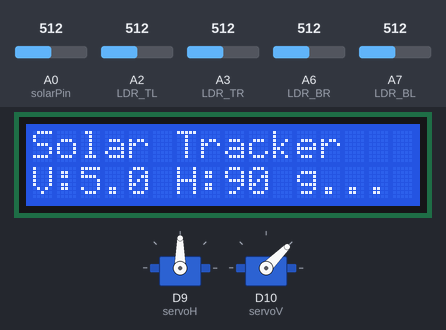
Bench run of a sketch on a simulated Arduino Nano 33 IoT. Shown: 16×2 character LCD, 2 × servo. Inputs (shaded band) come from the test bench; at power-on: A3 (LDR_TR) = 512, A2 (LDR_TL) = 512, A7 (LDR_BL) = 512, A6 (LDR_BR) = 512, A0 (solarPin) = 512. Nothing arrives over Bluetooth unless stated; a phone connects over Bluetooth LE 3 s after start; what the sketch prints to the serial monitor is not drawn.

Above: at 4.2 s.
4.3 s: A3 (LDR_TR) set to 544
5.8 s: A3 (LDR_TR) set to 564
At 6.08 s:
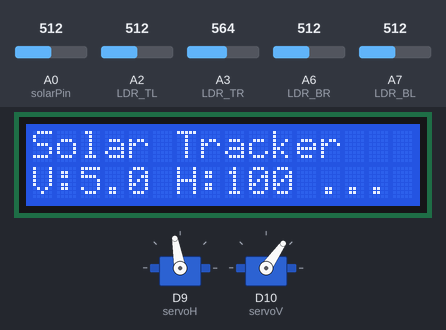
7.7 s: A2 (LDR_TL) set to 530
At 9.2 s:
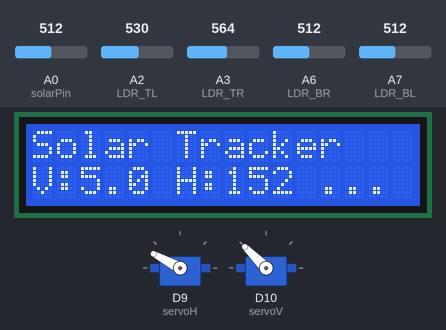
9.8 s: A7 (LDR_BL) set to 496
At 11.4 s:
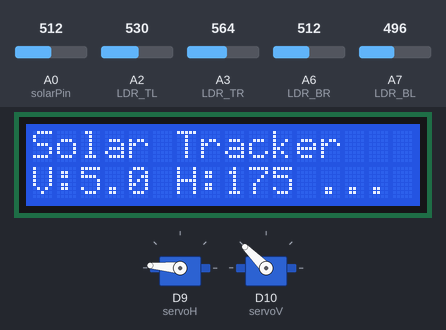
11.7 s: A6 (LDR_BR) set to 306
At 12.79 s:
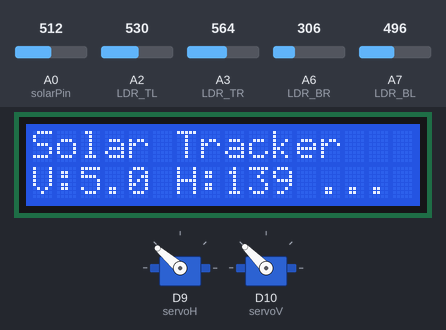
14.4 s: A2 (LDR_TL) set to 165
At 19.2 s:
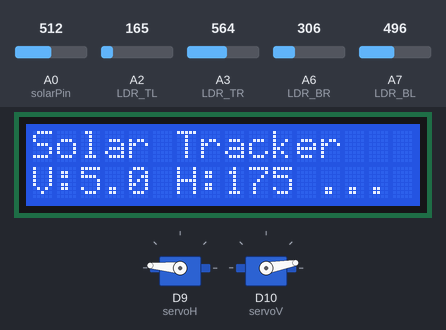
Timing chart, 0 to 19.5 s (numbered marks = the images above; inputs shaded):
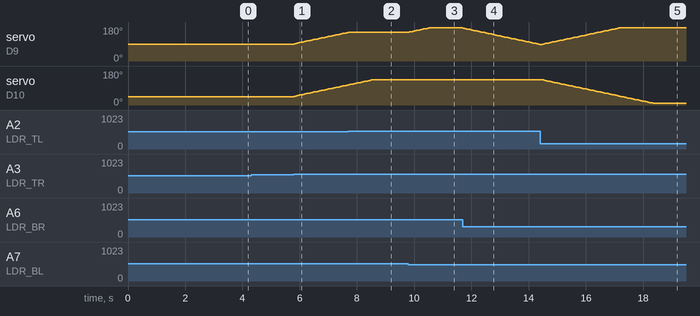

Measured:
- the behaviour switches between 553 and 554 on A3 (LDR_TR) (found by bisection; images 0 and 1)
- the behaviour switches between 523 and 524 on A2 (LDR_TL) (found by bisection; images 1 and 2)
- the behaviour switches between 506 and 505 on A7 (LDR_BL) (found by bisection; images 2 and 3)
- after the input at 4.3 s, every drawn part: stays the same
- after the input at 5.8 s, servo on D9 (servoH): moves from 90° to 152° over 1.9 s, starting at once; servo on D10 (servoV): moves from 45° to 107° over 1.9 s, starting at once; the display: first changes at once (image 1 shows a later state)
- after the input at 7.7 s, servo on D9 (servoH): stays 152° (without the input it goes to 154° after 0.05 s)
- after the input at 9.8 s, servo on D9 (servoH): moves from 152° to 175° over 0.69 s, starting at once; the display: first changes at once (image 3 shows a later state)
- after the input at 11.7 s, servo on D9 (servoH): moves from 175° to 87° over 2.7 s, starting at once; the display: first changes at once (image 4 shows a later state)
- after the input at 14.4 s, servo on D10 (servoV): moves from 135° to 10° over 3.9 s, starting after 0.06 s

The sketch:

solar_tracker.ino
```cpp
#include <ArduinoBLE.h>
#include <Servo.h>
#include <Wire.h>
#include <LiquidCrystal_I2C.h>

// ---------------- LCD ----------------
LiquidCrystal_I2C lcd(0x27, 16, 2);

// ---------------- Servo ----------------
Servo servoH;   // Horizontal (Azimuth)
Servo servoV;   // Vertical (Elevation)

int posH = 90;
int posV = 45;

const int H_MIN = 5;
const int H_MAX = 175;
const int V_MIN = 10;
const int V_MAX = 135;

// ---------------- LDR Pins ----------------
int LDR_TL = A2;
int LDR_TR = A3;
int LDR_BL = A7;
int LDR_BR = A6;

// ---------------- Voltage Pin ----------------
int solarPin = A0;

// ---------------- Control Parameters ----------------
int tolerance = 20;
int stepSize = 2;
int delayTime = 50;

// ---------------- BLE ----------------
BLEService solarService("180A");
BLEUnsignedIntCharacteristic voltageChar("2A58", BLERead | BLENotify);

void setup() {
  Serial.begin(9600);

  // LCD Init
  lcd.init();
  lcd.backlight();
  lcd.setCursor(0, 0);
  lcd.print("Solar Tracker");
  lcd.setCursor(0, 1);
  lcd.print("Initializing...");
  delay(2000);

  // Servo Init
  servoH.attach(9);
  servoV.attach(10);

  servoH.write(posH);
  servoV.write(posV);

  delay(1000);

  // BLE Init
  if (!BLE.begin()) {
    Serial.println("BLE Failed!");
    while (1);
  }

  BLE.setLocalName("SunAxis");
  BLE.setAdvertisedService(solarService);
  solarService.addCharacteristic(voltageChar);
  BLE.addService(solarService);
  BLE.advertise();

  Serial.println("BLE Ready");
}

void loop() {

  BLEDevice central = BLE.central();

  // ----------- Read LDRs -----------
  int lt = analogRead(LDR_TL);
  int rt = analogRead(LDR_TR);
  int lb = analogRead(LDR_BL);
  int rb = analogRead(LDR_BR);

  // ----------- Average Values -----------
  int topAvg = (lt + rt) / 2;
  int bottomAvg = (lb + rb) / 2;
  int leftAvg = (lt + lb) / 2;
  int rightAvg = (rt + rb) / 2;

  int dVert = topAvg - bottomAvg;
  int dHorz = leftAvg - rightAvg;

  // ----------- Vertical Movement -----------
  if (abs(dVert) > tolerance) {
    if (topAvg > bottomAvg) {
      posV += stepSize;
    } else {
      posV -= stepSize;
    }
    posV = constrain(posV, V_MIN, V_MAX);
    servoV.write(posV);
  }

  // ----------- Horizontal Movement -----------
  if (abs(dHorz) > tolerance) {
    if (leftAvg > rightAvg) {
      posH -= stepSize;
    } else {
      posH += stepSize;
    }
    posH = constrain(posH, H_MIN, H_MAX);
    servoH.write(posH);
  }

  // ----------- Voltage Measurement -----------
  float Vout = (analogRead(solarPin) * 3.3) / 1023.0;
  float Vin = Vout * 3.0;   // Voltage divider scaling

  // ----------- LCD Display -----------
  lcd.setCursor(0, 1);
  lcd.print("V:");
  lcd.print(Vin, 1);
  lcd.print(" H:");
  lcd.print(posH);
  lcd.print(" ");

  // ----------- BLE Send -----------
  voltageChar.writeValue((unsigned int)(Vin * 100));

  // ----------- Serial Debug -----------
  Serial.print("LDRs: ");
  Serial.print(lt); Serial.print(" ");
  Serial.print(rt); Serial.print(" ");
  Serial.print(lb); Serial.print(" ");
  Serial.print(rb);

  Serial.print(" | H:");
  Serial.print(posH);
  Serial.print(" V:");
  Serial.print(posV);

  Serial.print(" | Voltage:");
  Serial.println(Vin);

  delay(delayTime);
}
```
